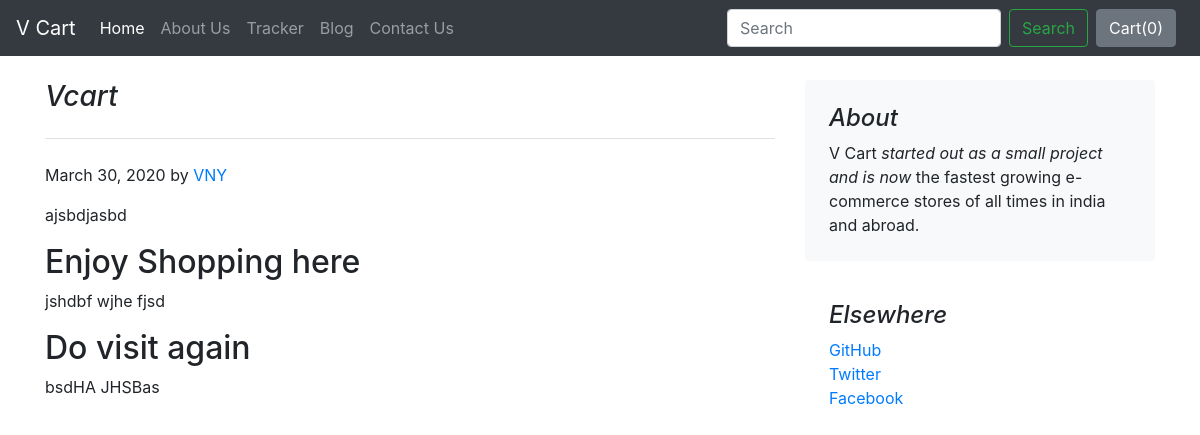
Page /blog/vblogpost/1 on the committed database.
### blog/models.py (models this page shows)
class Blogpost(models.Model):
    post_id = models.AutoField(primary_key=True)
    title = models.CharField(max_length=50)
    head0 = models.CharField(max_length=500, default="")
    chead0 = models.CharField(max_length=5000, default="")
    head1 = models.CharField(max_length=500, default="")
    chead1 = models.CharField(max_length=5000, default="")
    head2 = models.CharField(max_length=500, default="")
    chead2 = models.CharField(max_length=5000, default="")
    pub_date = models.DateField()
    thumbnail = models.ImageField(upload_to='shop/images', default="")
    def __str__(self):
        return self.title

### blog/views.py (the view)
# urls.py: path("vblogpost/<int:id>", views.vblogpost, name="blogHome")
def vblogpost(request, id):
    post = Blogpost.objects.filter(post_id = id)[0]
    print(post)
    return render(request, 'blog/blogpost.html',
                  {'post':post})

### blog/templates/blog/blogpost.html (shortened to what this page needs)
{% extends 'blog/basic.html' %}
{% block body %}
<div class="container">
    <div class="row mt-4">
        <div class="col-md-8 blog-main">
            <h3 class="pb-4 mb-4 font-italic border-bottom">
                {{post.title}}
            </h3>
            <div class="blog-post">
                <p class="blog-post-meta">March 30, 2020 by <a href="#">VNY</a></p>
                <p>{{post.chead0}}</p>
                <h2>{{post.head1}}</h2>
                <p>{{post.chead1}}</p>
                <h2>{{post.head2}}</h2>
                <p>{{post.chead2}}</p>
            </div>
        </div>
        <aside class="col-md-4 blog-sidebar">
            <div class="p-4 mb-3 bg-light rounded">
                <h4 class="font-italic">About</h4>
                <p class="mb-0">V Cart <em>started out as a small project and is now</em> the fastest growing e-commerce stores of all times in india and abroad.</p>
            </div>
            <div class="p-4">
                <h4 class="font-italic">Elsewhere</h4>
                <ol class="list-unstyled">
                    <li><a href="#">GitHub</a></li>
                    <li><a href="#">Twitter</a></li>
                    <li><a href="#">Facebook</a></li>
                </ol>
            </div>
        </aside>
    </div>
</div>
{% endblock %}

### rows in the picture
Blogpost: title "Vcart", chead0 "ajsbdjasbd", head1 "Enjoy Shopping here", chead1 "jshdbf wjhe fjsd", head2 "Do visit again", chead2 "bsdHA JHSBas"
